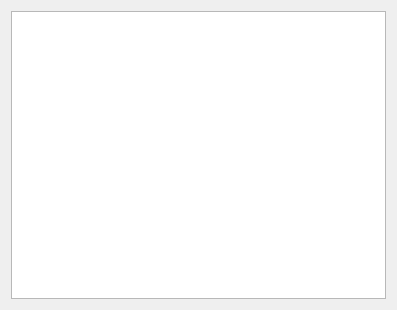
<?xml version="1.0" encoding="UTF-8"?>
<ui version="4.0">
 <class>ServerProgram</class>
 <widget class="QWidget" name="ServerProgram">
  <property name="geometry">
   <rect>
    <x>0</x>
    <y>0</y>
    <width>397</width>
    <height>310</height>
   </rect>
  </property>
  <layout class="QHBoxLayout" name="horizontalLayout">
   <item>
    <widget class="QListWidget" name="listWidget"/>
   </item>
  </layout>
 </widget>
 <resources/>
 <connections/>
</ui>
